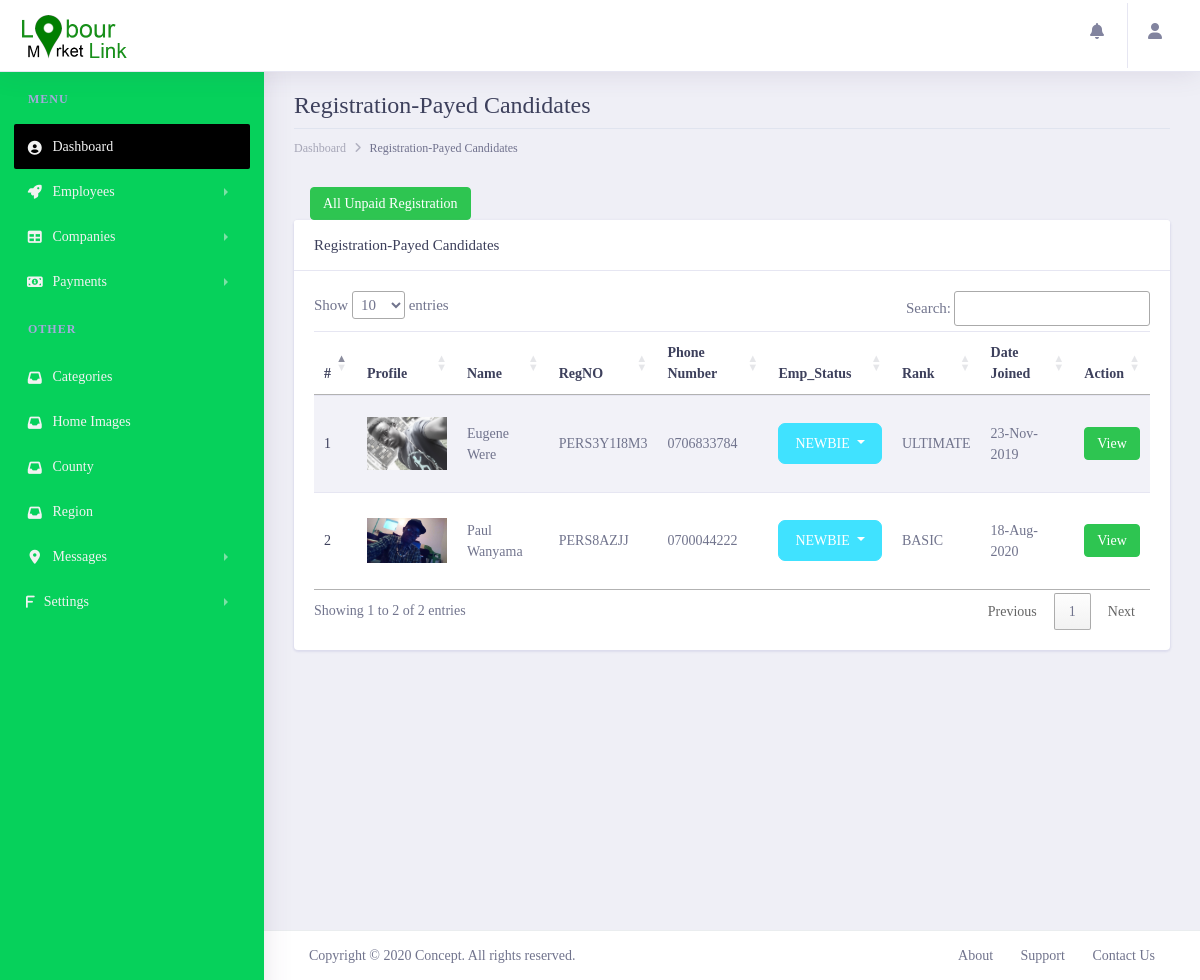
The app's page /lmladmin/registeredemployees/ (signed in), older data.
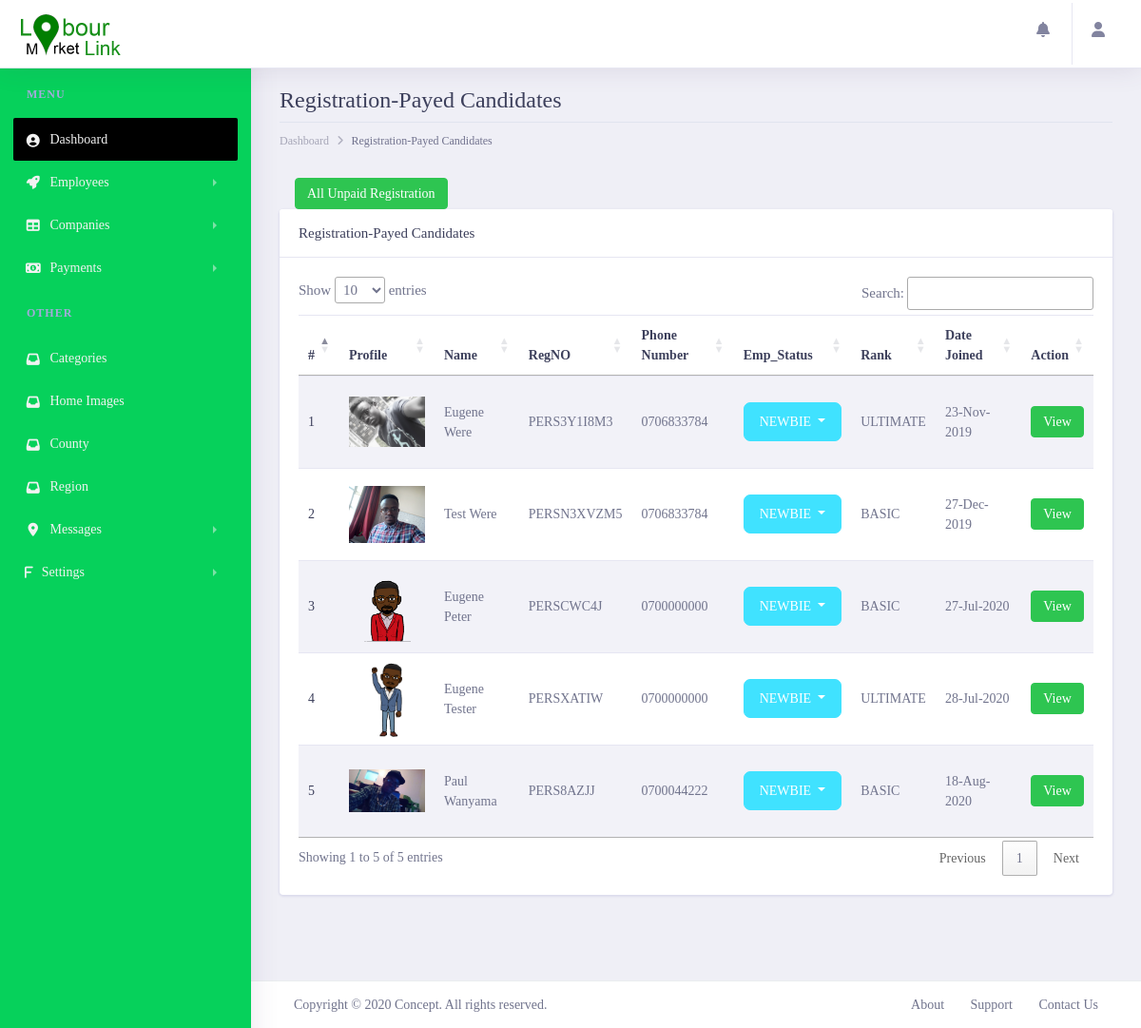
The same page, newer data.
### lmlappadmin/models.py (models this page shows, shortened)
class Customer(get_user_model()):
    profile_image = models.ImageField(max_length=200, upload_to='customerImages', null=True, blank=True)
    regpayment = models.ForeignKey(CustomerPayments, on_delete=models.SET_NULL, null=True)
    country = models.CharField(max_length=100, null=False, blank=False)
    county = models.ForeignKey(County, on_delete=models.SET_NULL, null=True)
    region = models.ForeignKey(Region, on_delete=models.SET_NULL, null=True)
    gender = models.CharField(max_length=100, null=False, blank=False)
    category = models.ForeignKey(Category, on_delete=models.SET_NULL, null=True)
    phone_number = models.CharField(max_length=20, null=False, blank=False)
    date_of_birth = models.DateField(default=datetime.datetime.now)
    landmark = models.CharField(max_length=100, null=True, blank=True)
    huduma_no = models.CharField(max_length=100, null=True, blank=True)
    job_type = models.CharField(max_length=200, null=False, blank=False)
    disability = models.TextField(null=True, blank=True)
    marital_status = models.CharField(max_length=100, null=True, blank=True)
    created_at = models.DateTimeField(auto_now_add=True)
    updated_at = models.DateTimeField(auto_now=True)
    biography = models.TextField()
    PERSONNEL_STATUS = {
        ('NEWBIE', 'Newbie'),
        ('DEACTIVATED', 'Deactivated'),
    }
    status = models.CharField(choices=PERSONNEL_STATUS, default='NEWBIE', max_length=200, null=False, blank=False)
    PAYMENT_STATUS = {
        ('PAID', 'Paid'),
        ('UNPAID', 'UnPaid'),
        ('PARTIAL', 'Partial'),
    }
    pay_status = models.CharField(choices=PAYMENT_STATUS, default='UNPAID', max_length=200, null=False, blank=False)
    RANK_STATUS = {
        ('BASIC', 'Basic'),
        ('PREMIUM', 'Premium'),
        ('ULTIMATE', 'Ultimate'),
    }
    rank_status = models.CharField(choices=RANK_STATUS, default='BASIC', max_length=200, null=False, blank=False)
    DISABILITY_STATUS = [
        ('DISABLED', 'Disabled'),
        ('NOT_DISABLED', 'Not_Disabled')
    ]
    disability_status = models.CharField(choices=DISABILITY_STATUS, default='NOT_DISABLED', max_length=200, null=True,
                                         blank=False)
    class Meta:
        verbose_name = 'Customer'
        verbose_name_plural = 'Customers'
    @property
    def customer_reg_no(self):
        regno = CustomerRegNo.objects.filter(customer=self).first()
        if regno:
            return regno.personel_reg_no
        else:
            return 'NO_REGNO_ON_THIS_GUY'

class CustomerRegNo(models.Model):
    customer = models.ForeignKey(Customer, on_delete=models.CASCADE)
    personel_reg_no = models.CharField(max_length=100, null=False, blank=False, unique=True)
    created_at = models.DateTimeField(auto_now_add=True)
    updated_at = models.DateTimeField(auto_now=True)

### lmlappadmin/views.py (the view)
# urls.py: path('registeredemployees/',views.registeredemployees, name='registeredemployees'),
@login_required()
def registeredemployees(request):
    employ = Customer.objects.filter(regpayment_id__isnull=False)
    context = {
        'title': 'RegisteredEmployees',
        'customers': employ,
    }
    return render(request,'employee/registeredemployees.html', context)

### lmlapp/templatetags/call_methods.py (called while the page is built)
@register.filter(name='contactushome')
def comments(request):
    contactushome = ContactUsHome.objects.filter(status="UNREAD").order_by("-created_at")
    if contactushome is not None:
        return contactushome
    return False

@register.filter(name='contactushomecount')
def commentscount(request):
    contactushomecount = ContactUsHome.objects.count()
    if contactushomecount > 0:
        return contactushomecount
    return False

### lmlappadmin/templates/employee/registeredemployees.html (shortened to what the changed rows need)
{% extends 'admin/layout.html' %}
{% load static %}
{% block content %}
       <div class="dashboard-wrapper ml-0">
            <div class="container-fluid  dashboard-content">
                <div class="row">
                    <div class="col-xl-12 col-lg-12 col-md-12 col-sm-12 col-12">
                        <div class="page-header">
                            <h2 class="pageheader-title"> Registration-Payed Candidates</h2>
                        </div>
                    </div>
                </div>
                <div class="row">
                    <div class="col-xl-12 col-lg-12 col-md-12 col-sm-12 col-12">
                            <div class="card">
                                <h5 class="card-header">Registration-Payed Candidates</h5>
                                <div class="card-body">
                                    <table style="width: 100%;" class="table table-striped" id="myDataTable">
                                        <thead>
                                            <tr>
                                                <th scope="col">#</th>
                                                <th scope="col">Profile</th>
                                                <th scope="col">Name</th>
                                                <th scope="col">RegNO</th>
                                                <th scope="col">Phone Number</th>
                                                <th scope="col">Emp_Status</th>
                                                <th scope="col">Rank</th>
                                                <th scope="col">Date Joined</th>
                                                <th scope="col">Action</th>
                                            </tr>
                                        </thead>
                                        <tbody>
                                            {% for employee in customers %}
                                                <tr>
                                                    <th scope="row">{{forloop.counter}}</th>
                                                    <td>
                                                        <div style="width: 80px; height: 80px; overflow: hidden;" class="rounded">
                                                            <img style="object-fit: contain;" class="w-100 h-100 rounded" src="{{ employee.profile_image.url }}" alt="">
                                                        </div>
                                                    </td>
                                                    <td>{{employee.first_name|title}} {{ employee.last_name|title }}</td>
                                                    <td>{{employee.customer_reg_no}}</td>
                                                    <td>{{employee.phone_number}}</td>
                                                    <td> <div class="dropdown">
                                                          <button class="btn btn-secondary
                                                            {% if  employee.customer.status == 'NEWBIE' %}
                                                             btn-secondary
                                                         {% elif  employee.customer.status == 'REGISTERED_CONFIRMED' %}
                                                            btn-success
                                                         {% elif  employee.customer.status == 'DEACTIVATED' %}
                                                            btn-danger
                                                         {% endif %}
                                                           dropdown-toggle" type="button" id="dropdownMenuButton" data-toggle="dropdown" aria-haspopup="true" aria-expanded="false">
                                                              {{ employee.status|truncatechars:10 }}
                                                          </button>
                                                        </div></td>
                                                    <td>{{employee.rank_status}}</td>
                                                    <td>{{employee.created_at|date:'d-M-Y'}}</td>
                                                    <td>
                                                        <a target="_blank" href="{% url 'LMLAdmin:employeesdetails' employee.id %}" class="btn btn-success btn-sm rounded">View</a>
                                                    </td>
                                                </tr>
                                            {%  endfor  %}
                                        </tbody>
                                    </table>
                                </div>
                            </div>
                        </div>
                </div>
            </div>
        </div>
{% endblock content %}

Row changes from the older to the newer data that the page shows:
now on this page (row edited): Customer: profile_image (picture), first_name "Test", last_name "Were", customer_reg_no "PERSN3XVZM5", phone_number "0706833784", status "NEWBIE", rank_status "BASIC", created_at "27-Dec-2019"
now on this page (row edited): Customer: profile_image (picture), first_name "Eugene", last_name "Peter", customer_reg_no "PERSCWC4J", phone_number "0700000000", status "NEWBIE", rank_status "BASIC", created_at "27-Jul-2020"
now on this page (row edited): Customer: profile_image (picture), first_name "Eugene", last_name "Tester", customer_reg_no "PERSXATIW", phone_number "0700000000", status "NEWBIE", rank_status "ULTIMATE", created_at "28-Jul-2020"
Text that changed along with them:
text written by a page script: "Show entries Search: Showing 1 to 2 of 2 entries Previous 1 Next" → "Show entries Search: Showing 1 to 5 of 5 entries Previous 1 Next"
